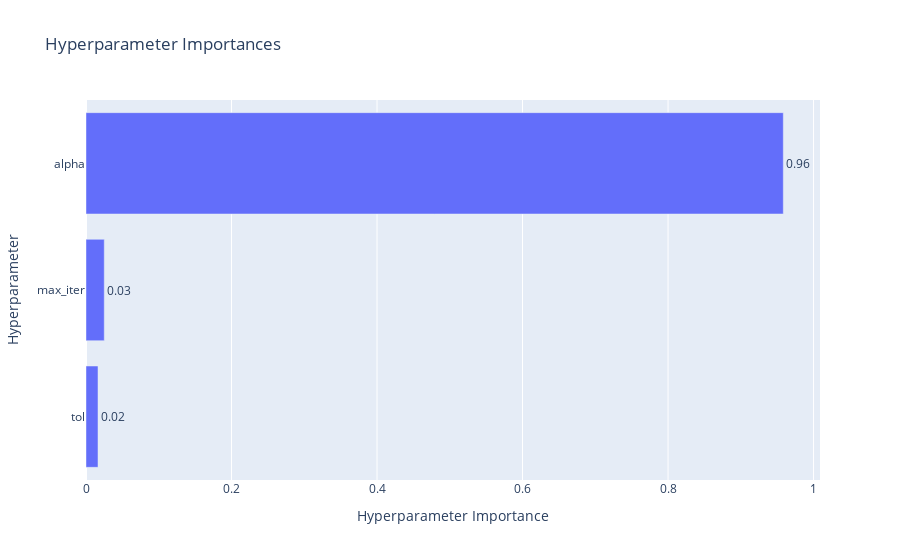

The notebook cell saved with this chart:
### Code cell
fig = plot_param_importances(study)
fig.show()

### Figure 1 — Plotly figure (JSON) as saved in the notebook; plotly's stock layout.template omitted (floating-point values rounded to 4 significant figures)
{"data": [{"cliponaxis": false, "hovertemplate": ["tol (FloatDistribution): 0.016501247607354656<extra></extra>", "max_iter (IntDistribution): 0.025091386749425907<extra></extra>", "alpha (FloatDistribution): 0.9584073656432195<extra></extra>"], "name": "Objective Value", "orientation": "h", "text": ["0.02", "0.03", "0.96"], "textposition": "outside", "x": [0.0165, 0.02509, 0.9584], "y": ["tol", "max_iter", "alpha"], "type": "bar"}], "layout": {"title": {"text": "Hyperparameter Importances"}, "xaxis": {"title": {"text": "Hyperparameter Importance"}}, "yaxis": {"title": {"text": "Hyperparameter"}}}}
